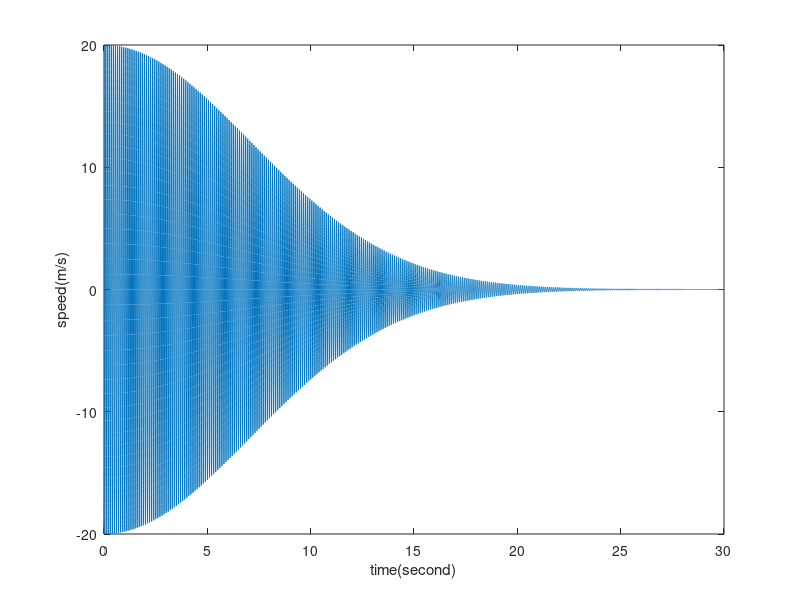
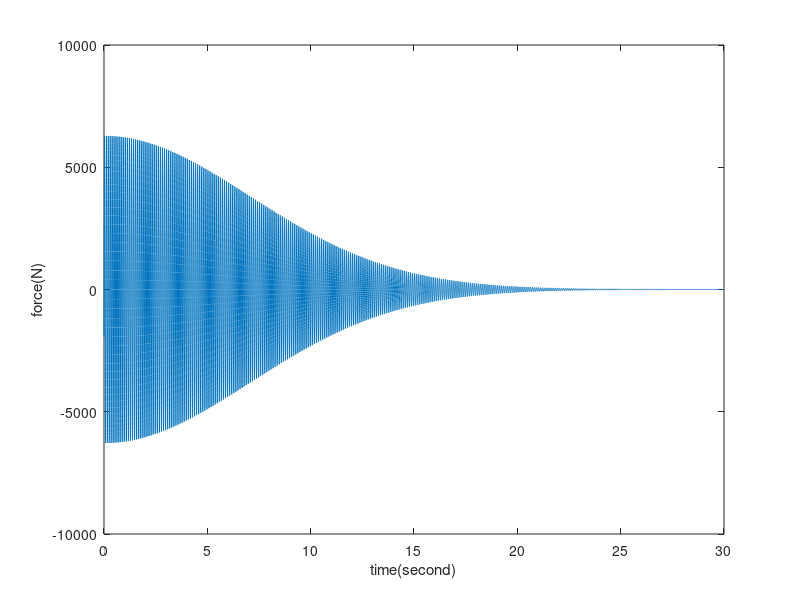

MATLAB code to generate these figures, in order:
% mass : 5(kg)
% v(t) = -20.*exp(-0.01.*t.^2).*sin(20.*pi.*t+2./5.*pi)   t>=0

% FORMAT :
% (c) F(8) = ________N
% (d) x(10) = ________m
% (e) The total travel length from t = 0 to 10 is _________ m
clear all;
clc;

m = 5;
t = 0:0.001:30;

% (a) v-t plot
figure(1)
v = -20.*exp(-0.01.*t.^2).*sin(pi.*(20.*t+2./5));
plot(t,v)
xlabel('time(second)');
ylabel('speed(m/s)');

% (b) F-t plot
% Central Difference
figure(2)
h = 10.^-4;
posh = -20.*exp(-0.01.*(t+h).^2).*sin(20.*pi.*(t+h)+2./5.*pi);
negh = -20.*exp(-0.01.*(t-h).^2).*sin(20.*pi.*(t-h)+2./5.*pi);
plot(t,m.*(posh-negh)./(2.*h));
xlabel('time(second)');
ylabel('force(N)');

% (c) Find F(8), 6 significant digits
% Central Difference
h = 10.^-8;
pos = -20.*exp(-0.01.*(8+h).^2).*sin(20.*pi.*(8+h)+2./5.*pi);
neg = -20.*exp(-0.01.*(8-h).^2).*sin(20.*pi.*(8-h)+2./5.*pi);
fprintf('(c) F(8) = %.6f N\n', m.*(pos-neg)./(2.*h));

% (d) x(t)=0, Find x(10), 8 significant digits
% (e) distance t=0~10, 8 significant digits
% (d)(e) Simpson's Method
clear all;
h = 10.^-4;
t = 0:h:10;
y = -20.*exp(-0.01.*t.^2).*sin(20.*pi.*t+2./5.*pi);
for i=2:2:(10-0)./h
    y(i) = y(i).*4;
    y(i+1) = y(i+1).*2;
end
y(i+1) = y(i+1)./2;
y = h./3.*y;
fprintf('(d) x(10) = %.8f m\n', sum(y));
fprintf('(e) The total travel length from t = 0 to 10 is %.9f m\n', sum(abs(y)));